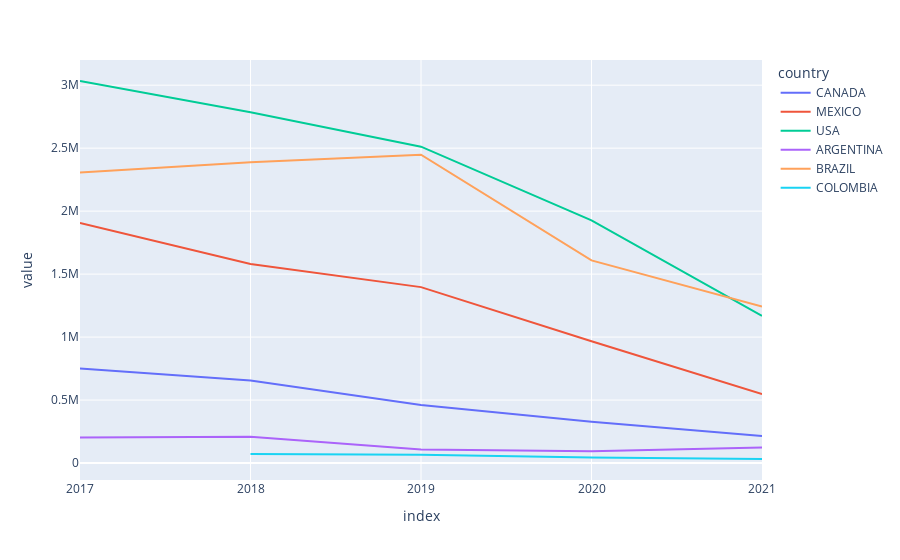

Write notebook code for a chart like this one.
### Code cell
px.line(america_countries_pdf)

### Figure 1 — Plotly figure (JSON) as saved in the notebook; plotly's stock layout.template omitted (floating-point values rounded to 4 significant figures)
{"data": [{"hovertemplate": "country=CANADA<br>index=%{x}<br>value=%{y}<extra></extra>", "legendgroup": "CANADA", "line": {"color": "#636efa", "dash": "solid"}, "marker": {"symbol": "circle"}, "mode": "lines", "name": "CANADA", "orientation": "v", "showlegend": true, "type": "scatter", "x": ["2017", "2018", "2019", "2020", "2021"], "xaxis": "x", "y": [751048, 655896, 461370, 327681, 214398], "yaxis": "y"}, {"hovertemplate": "country=MEXICO<br>index=%{x}<br>value=%{y}<extra></extra>", "legendgroup": "MEXICO", "line": {"color": "#EF553B", "dash": "solid"}, "marker": {"symbol": "circle"}, "mode": "lines", "name": "MEXICO", "orientation": "v", "showlegend": true, "type": "scatter", "x": ["2017", "2018", "2019", "2020", "2021"], "xaxis": "x", "y": [1906899, 1581012, 1396812, 967479, 546792], "yaxis": "y"}, {"hovertemplate": "country=USA<br>index=%{x}<br>value=%{y}<extra></extra>", "legendgroup": "USA", "line": {"color": "#00cc96", "dash": "solid"}, "marker": {"symbol": "circle"}, "mode": "lines", "name": "USA", "orientation": "v", "showlegend": true, "type": "scatter", "x": ["2017", "2018", "2019", "2020", "2021"], "xaxis": "x", "y": [3033216, 2785164, 2511711, 1926795, 1168486], "yaxis": "y"}, {"hovertemplate": "country=ARGENTINA<br>index=%{x}<br>value=%{y}<extra></extra>", "legendgroup": "ARGENTINA", "line": {"color": "#ab63fa", "dash": "solid"}, "marker": {"symbol": "circle"}, "mode": "lines", "name": "ARGENTINA", "orientation": "v", "showlegend": true, "type": "scatter", "x": ["2017", "2018", "2019", "2020", "2021"], "xaxis": "x", "y": [203694, 208573, 108364, 93001, 123739], "yaxis": "y"}, {"hovertemplate": "country=BRAZIL<br>index=%{x}<br>value=%{y}<extra></extra>", "legendgroup": "BRAZIL", "line": {"color": "#FFA15A", "dash": "solid"}, "marker": {"symbol": "circle"}, "mode": "lines", "name": "BRAZIL", "orientation": "v", "showlegend": true, "type": "scatter", "x": ["2017", "2018", "2019", "2020", "2021"], "xaxis": "x", "y": [2307443, 2387967, 2448490, 1608870, 1243106], "yaxis": "y"}, {"hovertemplate": "country=COLOMBIA<br>index=%{x}<br>value=%{y}<extra></extra>", "legendgroup": "COLOMBIA", "line": {"color": "#19d3f3", "dash": "solid"}, "marker": {"symbol": "circle"}, "mode": "lines", "name": "COLOMBIA", "orientation": "v", "showlegend": true, "type": "scatter", "x": ["2017", "2018", "2019", "2020", "2021"], "xaxis": "x", "y": [null, 71676, 66468, 43351, 32069], "yaxis": "y"}], "layout": {"legend": {"title": {"text": "country"}, "tracegroupgap": 0}, "margin": {"t": 60}, "xaxis": {"anchor": "y", "domain": [0, 1], "title": {"text": "index"}}, "yaxis": {"anchor": "x", "domain": [0, 1], "title": {"text": "value"}}}}
